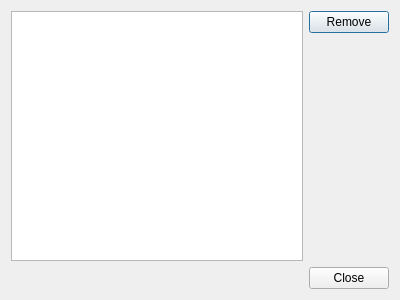
<?xml version="1.0" encoding="UTF-8"?>
<ui version="4.0">
 <class>ManageBlackListDialog</class>
 <widget class="QDialog" name="ManageBlackListDialog">
  <property name="geometry">
   <rect>
    <x>0</x>
    <y>0</y>
    <width>400</width>
    <height>300</height>
   </rect>
  </property>
  <property name="windowTitle">
   <string>Manage blacklist</string>
  </property>
  <layout class="QVBoxLayout" name="verticalLayout_2">
   <item>
    <layout class="QHBoxLayout" name="horizontalLayout">
     <item>
      <widget class="QTreeView" name="BL_">
       <property name="rootIsDecorated">
        <bool>false</bool>
       </property>
       <attribute name="headerVisible">
        <bool>false</bool>
       </attribute>
      </widget>
     </item>
     <item>
      <layout class="QVBoxLayout" name="verticalLayout">
       <item>
        <widget class="QPushButton" name="Remove_">
         <property name="text">
          <string>Remove</string>
         </property>
        </widget>
       </item>
       <item>
        <spacer name="verticalSpacer">
         <property name="orientation">
          <enum>Qt::Vertical</enum>
         </property>
         <property name="sizeHint" stdset="0">
          <size>
           <width>20</width>
           <height>40</height>
          </size>
         </property>
        </spacer>
       </item>
      </layout>
     </item>
    </layout>
   </item>
   <item>
    <widget class="QDialogButtonBox" name="buttonBox">
     <property name="orientation">
      <enum>Qt::Horizontal</enum>
     </property>
     <property name="standardButtons">
      <set>QDialogButtonBox::Close</set>
     </property>
    </widget>
   </item>
  </layout>
 </widget>
 <resources/>
 <connections>
  <connection>
   <sender>buttonBox</sender>
   <signal>accepted()</signal>
   <receiver>ManageBlackListDialog</receiver>
   <slot>accept()</slot>
   <hints>
    <hint type="sourcelabel">
     <x>248</x>
     <y>254</y>
    </hint>
    <hint type="destinationlabel">
     <x>157</x>
     <y>274</y>
    </hint>
   </hints>
  </connection>
  <connection>
   <sender>buttonBox</sender>
   <signal>rejected()</signal>
   <receiver>ManageBlackListDialog</receiver>
   <slot>reject()</slot>
   <hints>
    <hint type="sourcelabel">
     <x>316</x>
     <y>260</y>
    </hint>
    <hint type="destinationlabel">
     <x>286</x>
     <y>274</y>
    </hint>
   </hints>
  </connection>
 </connections>
</ui>
